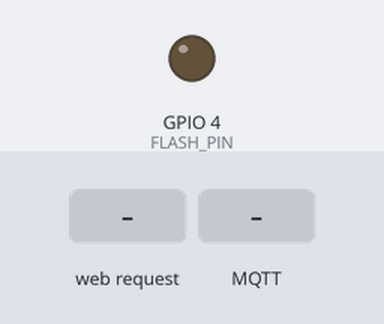
Bench run of a sketch on a simulated ESP32. On the bench: output pins drawn as LEDs (lit = HIGH). The test bench sets the inputs (shaded band). WiFi joins after 1.5 s; servers stay silent unless stated; uploads are accepted with an empty reply; random numbers use the default seed unless the sketch sets one; no MQTT or app messages arrive unless stated; the camera gives no picture; what the sketch prints to the serial monitor is not drawn.

Above: at 3.0 s.
3.1 s: HTTP request GET /capture received
At 3.89 s:
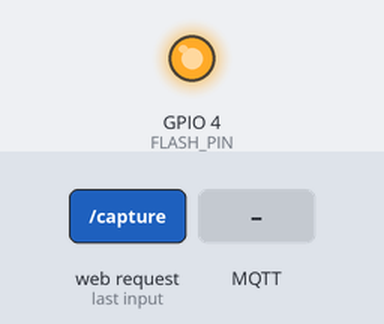
5.4 s: MQTT message "DETECTED" arrives on the first subscribed topic
At 6.6 s:
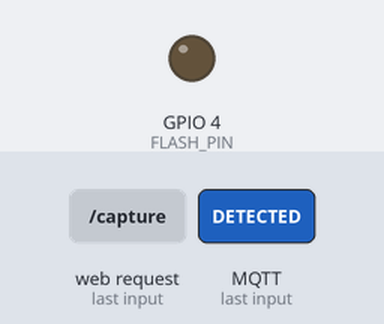
7.6 s: MQTT message "PICTURE" arrives on the first subscribed topic
At 9.5 s:
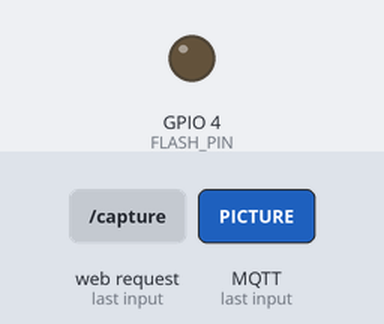
Timing chart, 0 to 11.0 s (numbered marks = the images above; inputs shaded):
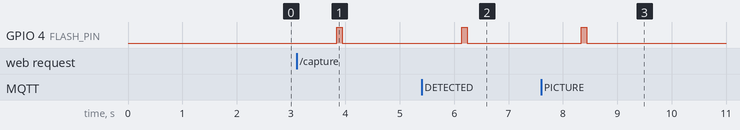

Measured:
- after the input at 3.1 s, GPIO 4 (FLASH_PIN): LOW → HIGH after 0.74 s, → LOW 0.10 s later
- after the input at 5.4 s, GPIO 4 (FLASH_PIN): LOW → HIGH after 0.74 s, → LOW 0.10 s later
- after the input at 7.6 s, GPIO 4 (FLASH_PIN): LOW → HIGH after 0.74 s, → LOW 0.10 s later

The sketch:

DO_an_ETC_CAM.ino
```cpp
#include <WiFi.h>
#include <PubSubClient.h>
#include <esp_camera.h>
#include <HTTPClient.h>
#include <WebServer.h>

// WiFi & MQTT config
// const char* ssid = "GDU-Core";
// const char* password = "GDU2024@371NK@";
const char* ssid = "Van Ut_Lau 4-5";
const char* password = "vanut1978@";


// const char* ssid = "OngNgoai";
// const char* password = "0913858753";
const char* mqtt_server = "192.168.1.11";
const char* topic_sub = "cam/capture";
const char* serverUrl = "http://192.168.1.11:1880/upload_image";

// ESP32 clients
WiFiClient espClient;
PubSubClient client(espClient);
WebServer server(80);

#define FLASH_PIN 4
int imageCounter = 0;
void startCamera() {
  camera_config_t config;
  config.ledc_channel = LEDC_CHANNEL_0;
  config.ledc_timer = LEDC_TIMER_0;
  config.pin_d0 = 5;
  config.pin_d1 = 18;
  config.pin_d2 = 19;
  config.pin_d3 = 21;
  config.pin_d4 = 36;
  config.pin_d5 = 39;
  config.pin_d6 = 34;
  config.pin_d7 = 35;
  config.pin_xclk = 0;
  config.pin_pclk = 22;
  config.pin_vsync = 25;
  config.pin_href = 23;
  config.pin_sscb_sda = 26;
  config.pin_sscb_scl = 27;
  config.pin_pwdn = 32;
  config.pin_reset = -1;
  config.xclk_freq_hz = 20000000;
  config.pixel_format = PIXFORMAT_JPEG;
 config.frame_size = FRAMESIZE_QVGA;
  config.jpeg_quality = 12;
  config.fb_count = 1; // sử dụng double buffer để tránh ảnh cũ

  esp_err_t err = esp_camera_init(&config);
  if (err != ESP_OK) {
    Serial.printf(" Camera init failed: 0x%x\n", err);
    ESP.restart();
  } else {
    Serial.println(" Camera ready");
  }
}


void sendImage() {
  // Flush 3 frame liên tiếp để lấy ảnh mới nhất
  for (int i = 0; i < 3; i++) {
    camera_fb_t* flush_fb = esp_camera_fb_get();
    if (flush_fb) esp_camera_fb_return(flush_fb);
    delay(100);
  }
  // Chụp ảnh thật
  camera_fb_t* fb = esp_camera_fb_get();
  if (!fb || fb->len == 0) {
    Serial.println(" Không lấy được ảnh hợp lệ");
    if (fb) esp_camera_fb_return(fb);
    return;
  }
  Serial.printf(" Kích thước ảnh: %u bytes\n", fb->len);
  String filename = "/plate_" + String(millis()) + "_" + String(imageCounter++) + ".jpg";
  String fullUrl = String(serverUrl) + "?filename=" + filename;
  HTTPClient http;
  http.begin(fullUrl);
  http.addHeader("Content-Type", "application/octet-stream");

  int responseCode = http.POST(fb->buf, fb->len);
  if (responseCode > 0) {
    String response = http.getString();
    Serial.printf(" Ảnh đã gửi: %s - Mã: %d - Server: %s\n", filename.c_str(), responseCode, response.c_str());

    digitalWrite(FLASH_PIN, HIGH); delay(100); digitalWrite(FLASH_PIN, LOW);
  } else {
    Serial.printf(" Lỗi gửi ảnh: %s\n", http.errorToString(responseCode).c_str());
  }
  http.end();
  esp_camera_fb_return(fb);
}

void handleCapture() {
  sendImage();
  server.send(200, "text/plain", "Ảnh đã được gửi");
}

// ================= MQTT =================
void callback(char* topic, byte* payload, unsigned int length) {
  String command = "";
  for (unsigned int i = 0; i < length; i++) command += (char)payload[i];
  command.trim();

  if (command == "DETECTED") {
    Serial.println(" Nhận lệnh MQTT: DETECTED");
    sendImage();
  }
  if(command=="PICTURE"){
    Serial.println("Nhận lệnh chụp hình");
    sendImage();
  }
}

void reconnectMQTT() {
  while (!client.connected()) {
    Serial.print(" Đang kết nối MQTT...");
    String clientId = "esp32cam-" + String(random(0xffff), HEX);
    if (client.connect(clientId.c_str())) {
      Serial.println(" MQTT đã kết nối");
      client.subscribe(topic_sub);
    } else {
      Serial.printf(" Lỗi MQTT [%d], thử lại sau 2s\n", client.state());
      delay(2000);
    }
  }
}

// ================= WIFI =================
void reconnectWiFi() {
  if (WiFi.status() == WL_CONNECTED) return;

  Serial.print(" Đang kết nối WiFi...");
  WiFi.disconnect();
  WiFi.begin(ssid, password);

  int attempts = 0;
  while (WiFi.status() != WL_CONNECTED && attempts < 20) {
    delay(500);
    Serial.print(".");
    attempts++;
  }

  if (WiFi.status() == WL_CONNECTED) {
    Serial.println("\n Đã kết nối WiFi");
    Serial.print("IP: ");
    Serial.println(WiFi.localIP());
  } else {
    Serial.println("\n WiFi thất bại");
  }
}

// ================= SETUP =================
void setup() {
  Serial.begin(115200);

  pinMode(FLASH_PIN, OUTPUT);
  digitalWrite(FLASH_PIN, LOW);

  reconnectWiFi();
  startCamera();

  client.setServer(mqtt_server, 1883);
  client.setCallback(callback);

  server.on("/capture", HTTP_GET, handleCapture);
  server.begin();

  Serial.println(" HTTP server đã khởi động");
}

// ================= MAIN LOOP =================
void loop() {
  reconnectWiFi();
  if (!client.connected()) reconnectMQTT();
  client.loop();
  server.handleClient();
}
```
